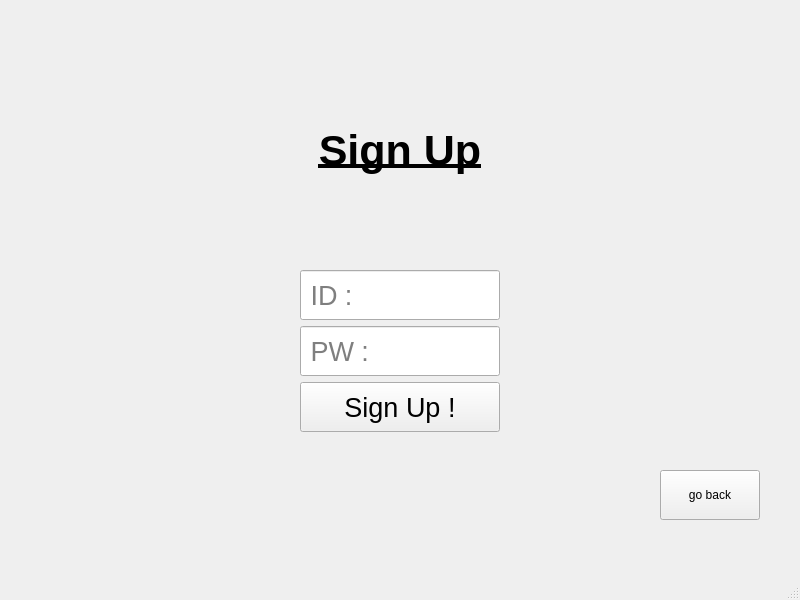
<?xml version="1.0" encoding="UTF-8"?>
<ui version="4.0">
 <class>SignUpScene</class>
 <widget class="QMainWindow" name="SignUpScene">
  <property name="geometry">
   <rect>
    <x>0</x>
    <y>0</y>
    <width>800</width>
    <height>600</height>
   </rect>
  </property>
  <property name="windowTitle">
   <string>MainWindow</string>
  </property>
  <widget class="QWidget" name="centralwidget">
   <widget class="QWidget" name="layoutWidget">
    <property name="geometry">
     <rect>
      <x>300</x>
      <y>270</y>
      <width>202</width>
      <height>165</height>
     </rect>
    </property>
    <layout class="QVBoxLayout" name="verticalLayout">
     <item>
      <widget class="QLineEdit" name="IdInput">
       <property name="minimumSize">
        <size>
         <width>200</width>
         <height>50</height>
        </size>
       </property>
       <property name="maximumSize">
        <size>
         <width>200</width>
         <height>50</height>
        </size>
       </property>
       <property name="font">
        <font>
         <family>Arial</family>
         <pointsize>20</pointsize>
        </font>
       </property>
       <property name="text">
        <string/>
       </property>
       <property name="placeholderText">
        <string> ID :</string>
       </property>
      </widget>
     </item>
     <item>
      <widget class="QLineEdit" name="PwInput">
       <property name="minimumSize">
        <size>
         <width>200</width>
         <height>50</height>
        </size>
       </property>
       <property name="maximumSize">
        <size>
         <width>200</width>
         <height>50</height>
        </size>
       </property>
       <property name="font">
        <font>
         <family>Arial</family>
         <pointsize>20</pointsize>
        </font>
       </property>
       <property name="placeholderText">
        <string> PW :</string>
       </property>
      </widget>
     </item>
     <item>
      <widget class="QPushButton" name="signInButton">
       <property name="minimumSize">
        <size>
         <width>200</width>
         <height>50</height>
        </size>
       </property>
       <property name="maximumSize">
        <size>
         <width>200</width>
         <height>50</height>
        </size>
       </property>
       <property name="font">
        <font>
         <family>Arial</family>
         <pointsize>20</pointsize>
        </font>
       </property>
       <property name="text">
        <string>Sign Up !</string>
       </property>
      </widget>
     </item>
    </layout>
   </widget>
   <widget class="QLabel" name="label">
    <property name="geometry">
     <rect>
      <x>150</x>
      <y>100</y>
      <width>500</width>
      <height>100</height>
     </rect>
    </property>
    <property name="minimumSize">
     <size>
      <width>500</width>
      <height>100</height>
     </size>
    </property>
    <property name="maximumSize">
     <size>
      <width>500</width>
      <height>100</height>
     </size>
    </property>
    <property name="font">
     <font>
      <family>Arial</family>
      <pointsize>32</pointsize>
      <italic>false</italic>
      <bold>true</bold>
      <underline>true</underline>
     </font>
    </property>
    <property name="text">
     <string>Sign Up</string>
    </property>
    <property name="alignment">
     <set>Qt::AlignmentFlag::AlignCenter</set>
    </property>
   </widget>
   <widget class="QPushButton" name="goBackButton">
    <property name="geometry">
     <rect>
      <x>660</x>
      <y>470</y>
      <width>100</width>
      <height>50</height>
     </rect>
    </property>
    <property name="font">
     <font>
      <family>Arial</family>
     </font>
    </property>
    <property name="text">
     <string>go back</string>
    </property>
   </widget>
  </widget>
  <widget class="QMenuBar" name="menubar">
   <property name="geometry">
    <rect>
     <x>0</x>
     <y>0</y>
     <width>800</width>
     <height>24</height>
    </rect>
   </property>
  </widget>
  <widget class="QStatusBar" name="statusbar"/>
 </widget>
 <resources/>
 <connections/>
</ui>
